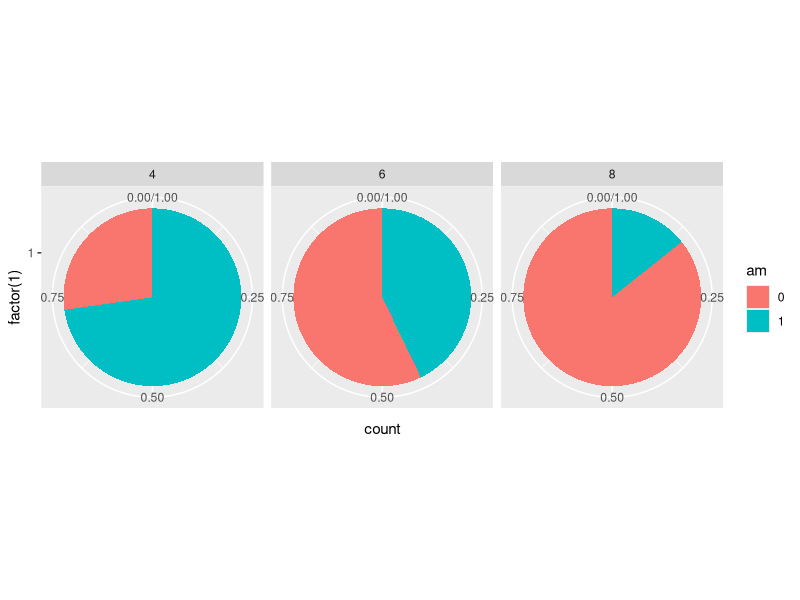
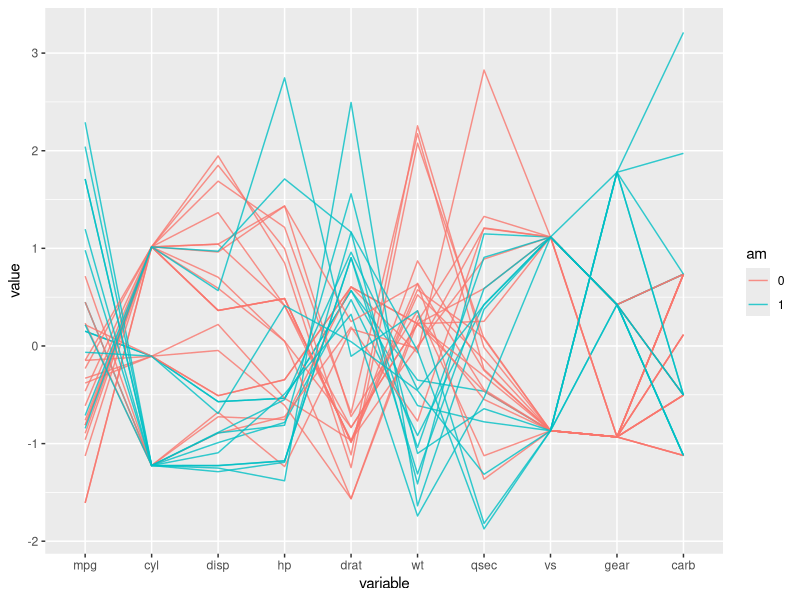

Reproduce these figures in R, in order.
# Load the ggplot2 package
library(ggplot2)

# Change cyl inside mtcars to a factor
mtcars$cyl <- as.factor(mtcars$cyl) 

# Change am inside mtcars to a factor
mtcars$am <- as.factor(mtcars$am) 


# Pie charts (1)

# Convert bar chart to pie chart
ggplot(mtcars, aes(x = factor(1), fill = am)) +
  geom_bar(position = "fill", width = 1) + 
  facet_grid(. ~ cyl) + 
  coord_polar(theta = "y")


# Pie charts (2)

# Parallel coordinates plot using GGally
library(GGally)

# All columns except am
group_by_am <- which(colnames(mtcars) == "am")
my_names_am <- (1:11)[-group_by_am]

# Basic parallel plot - each variable plotted as a z-score transformation
ggparcoord(mtcars, my_names_am, groupColumn = group_by_am, alpha = 0.8)
